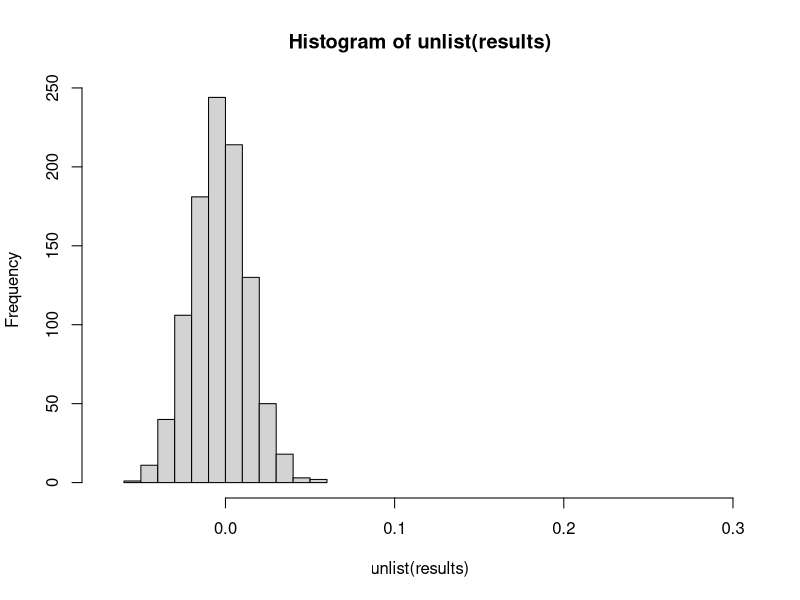
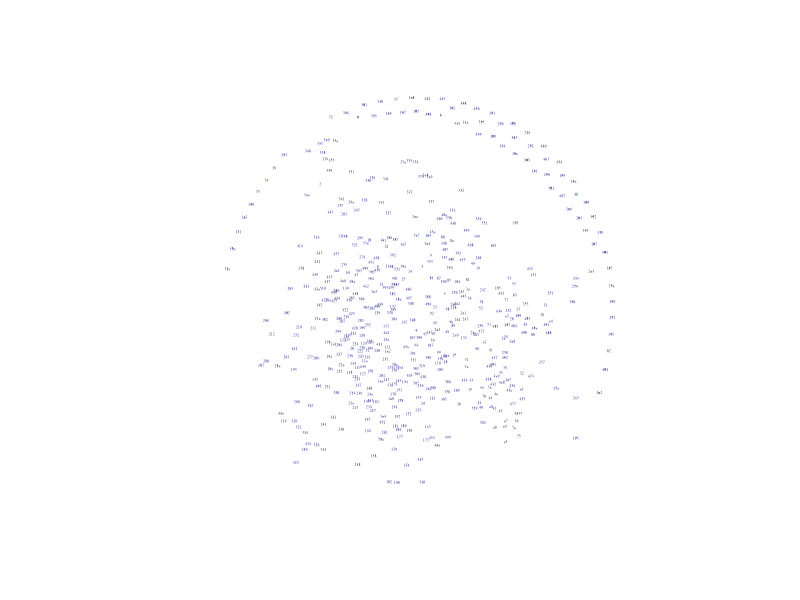
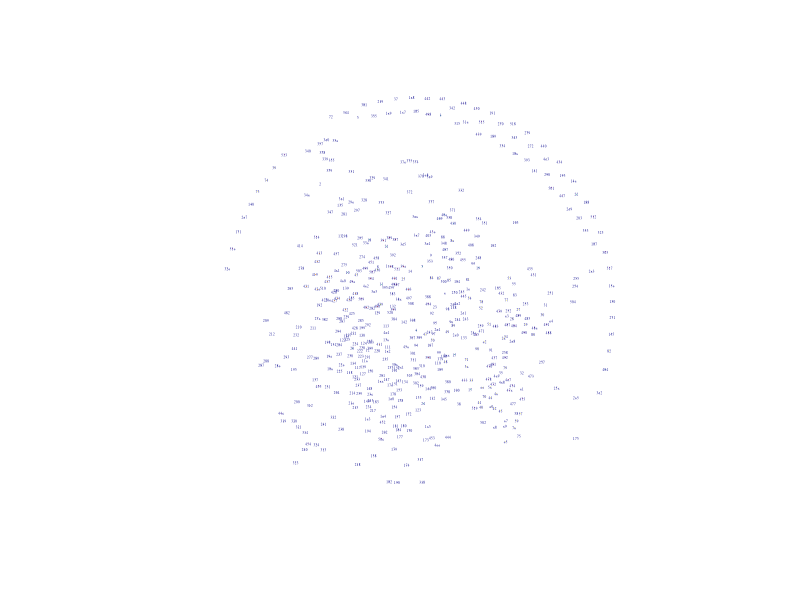
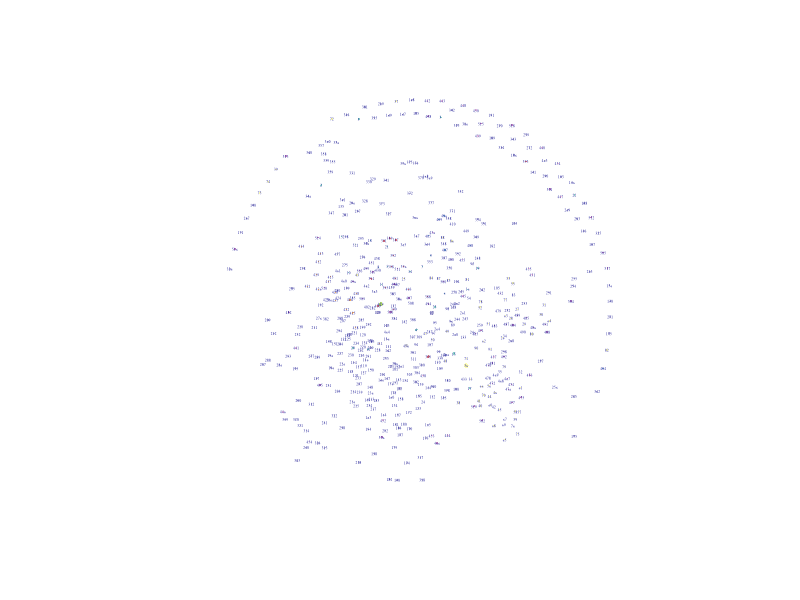
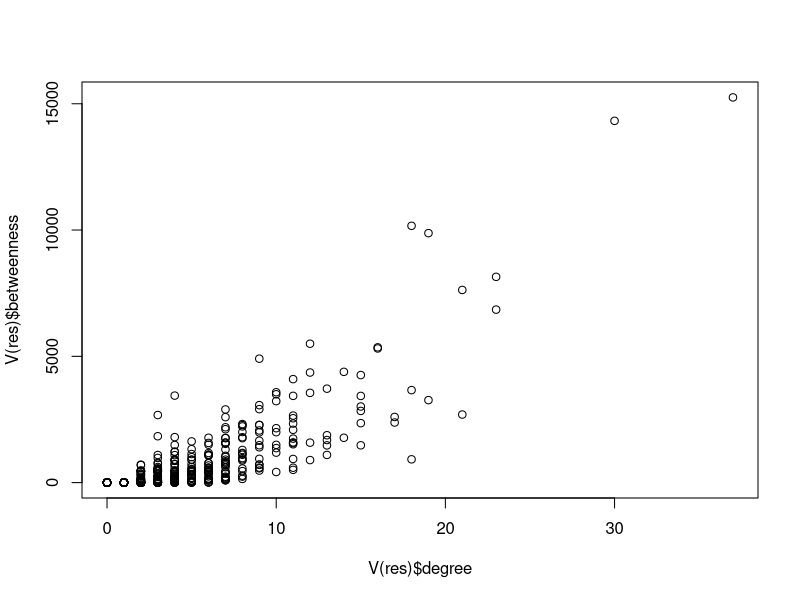
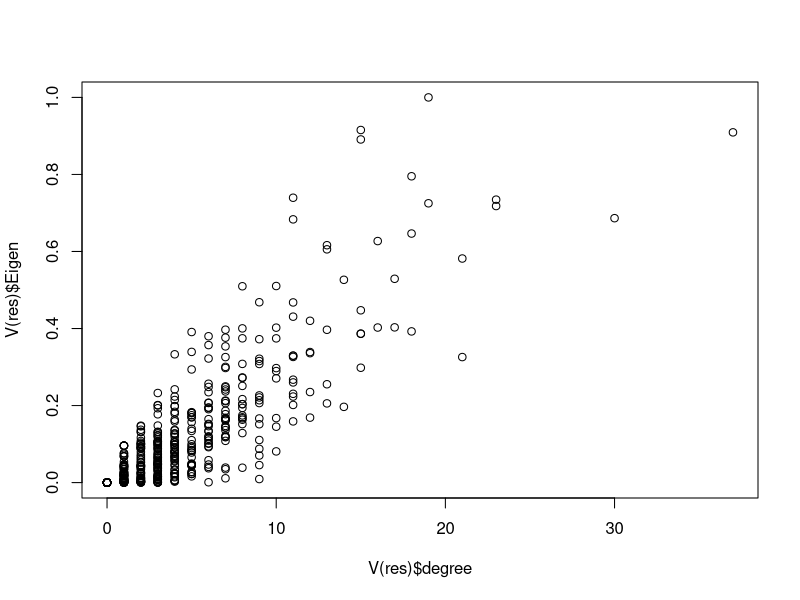
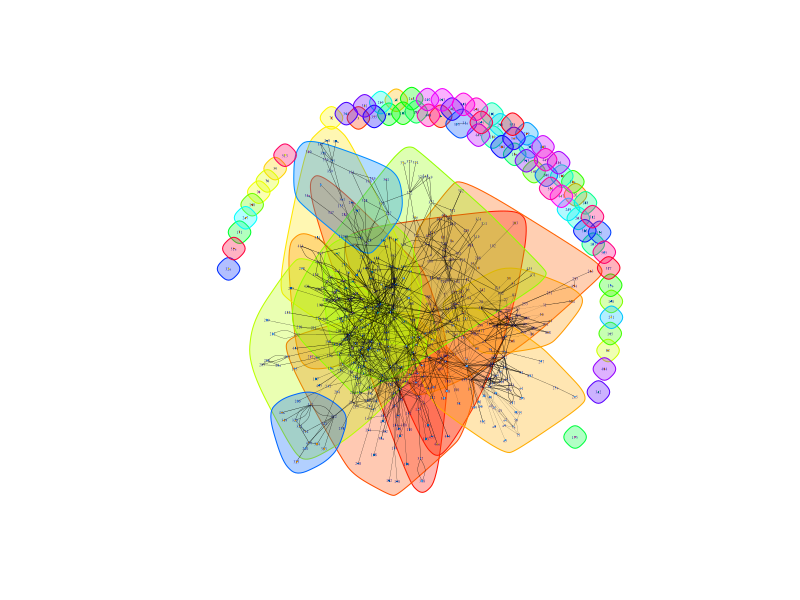

R code for these plots, in order:
setwd("~/doc/Cours_Master/Reseau_CRR")

library(readr)
# Données sous d et d_meta les chapitres qui correspondent aux articles
d <- read.csv("CRR_Source_Target_Sans457_456_458.csv",sep = ";")
d_meta <- read.csv("CRR_Parties.csv",sep=";")

library(igraph)
#Transmation en graphe de d avec la spécifité des chapitres
res <- graph_from_data_frame(d,vertices = d_meta,directed = F)
# la flèche c'est la direction du lien
# nombres de liens
gsize(res)
# nombres de noeuds
gorder(res)
# liste des noeuds
V(res)
# liste des liens
E(res)
# Attribu de chaque noeud, ici partie qui est le "chapitre"
V(res)$Partie
# Matrice d'adjacence, i.e, si 1 c'est qu'il y a un lien entre les 2 articles
# En ligne c'est l'article où on se situe
# en colonne c'est l'article qui est cité
res[c(1:10),c(1:10)]
#Degré de centralité
res_deg <- degree(res,mode=c("all"))
V(res)$degree <- res_deg
# C'est le nombre de liens entrants et sortants de chaque article
which.max(res_deg)
# L'article 457 est celui qui a le plus de liens
res_deg[457]
# Il a 255 liens
# Centralité des vecteurs propres
res_eig <- evcent(res)$vector
V(res)$Eigen <- res_eig
which.max(res_eig)
# L'article 457 est celui qui a la grande valeur de vecteur propre
# Betweenness centralité
res_bw <- betweenness(res,directed = F) # préciser ici si non dirigé
V(res)$betweenness <- res_bw
which.max(res_bw)
# L'article 456 est le plus central avec cet indicateur
df <- as_long_data_frame(res)

####♠ Network

# Network densité
edge_density(res)
# densité globale
A1 <- induced_subgraph(res,V(res)[Partie=="1"],impl=c("auto"))
edge_density(A1)
# densité du chapitre 1

# Assortivité
valeurs <- as.numeric(factor(V(res)$Partie))
assortativity_nominal(res,types = valeurs)

# Assortivité observée
assort_obs <- assortativity_nominal(res,types=valeurs)
results <- vector('list',1000)
for(i in 1:1000){results[[i]] <- assortativity_nominal(res,sample(valeurs))}

# Plot l'assort et l'assort obs
hist(unlist(results),xlim = c(-0.07,0.3))
abline(v=assort_obs , col="red",lty=3,lwd=2)
# leux deux sont complètement différents

###### network visualisation
library(RColorBrewer)
# Plot avec degrée de centralité
set.seed(1001)
pal <- brewer.pal(length(unique(V(res)$Partie)),"Set3")
plot(res,edge.color='black',vertex.label.cex=0.2, 
     vertex.frame.color=pal[as.numeric(as.factor(vertex_attr(res, "Class")))],
     vertex.color=pal[as.numeric(as.factor(vertex_attr(res,"Partie")))],
     vertex.size = sqrt(res_deg)/50, edge.width = sqrt(E(res))/800,edge.arrow.size=0.02,
     layout = layout.fruchterman.reingold)

# Plot avec la centralité des vecteurs propres
set.seed(1001)
plot(res,edge.color='black',vertex.label.cex=0.2, 
     vertex.frame.color=pal[as.numeric(as.factor(vertex_attr(res, "Class")))],
     vertex.color=pal[as.numeric(as.factor(vertex_attr(res,"Partie")))],
     vertex.size = sqrt(res_eig)/50, edge.width = sqrt(E(res))/800,edge.arrow.size=0.02,
     layout = layout.fruchterman.reingold)

# Plot avec la betweenness centralité
set.seed(1001)
plot(res,edge.color='black',vertex.label.cex=0.2, 
     vertex.frame.color=pal[as.numeric(as.factor(vertex_attr(res, "Class")))],
     vertex.color=pal[as.numeric(as.factor(vertex_attr(res,"Partie")))],
     vertex.size = sqrt(res_bw)/50, edge.width = sqrt(E(res))/800,edge.arrow.size=0.02,
     layout = layout.fruchterman.reingold)

# Corrélations

# Corrélation entre degré et betweenness 
plot(V(res)$degree,V(res)$betweenness)

# Corrélation entre degré et vecteur propre
plot(V(res)$degree,V(res)$Eigen)

######## Détection de communauté

# Clustering de Louvain
lc <- cluster_louvain(res)
communities(lc)

# Plot betweenness avec les communautés

set.seed(1001)
plot(lc,res, edge.color = 'black',vertex.label.cex =0.2, 
     vertex.frame.color=pal[as.numeric(as.factor(vertex_attr(res, "Class")))],
     vertex.color=pal[as.numeric(as.factor(vertex_attr(res, "Class")))],
     vertex.size = sqrt(res_bw)/100, edge.width=sqrt(E(res)/10000),edge.arrow.size=0.02,
     layout = layout.fruchterman.reingold)
